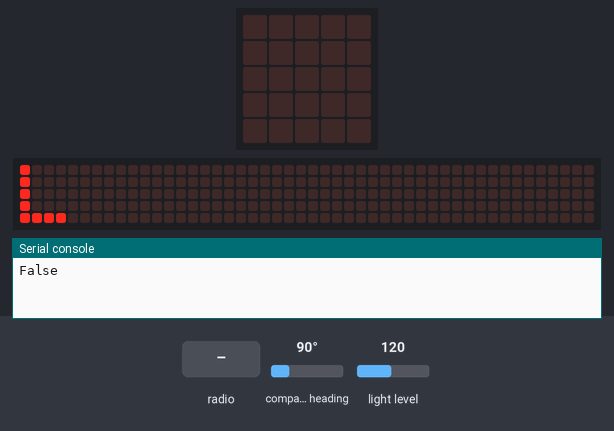
Bench run of a program on a simulated BBC micro:bit running MicroPython. On the bench: the board's 5×5 LED display, a strip that is not on the board, showing the scrolling text unrolled, the last lines printed to the serial console. The test bench sets the inputs (shaded band); at power-on: compass heading 90°, light level 120. Random numbers come from a fixed seed; no radio messages arrive unless stated (any console line starting 'radio sent:' is added by the test bench); the 48×5 strip is a reading aid, not a part: it shows the text the display is scrolling, unrolled, one strip-width of it at a time; the compass is already calibrated.

Above: at 7.57 s.
8.2 s: radio message "fun" arrives
At 8.27 s:
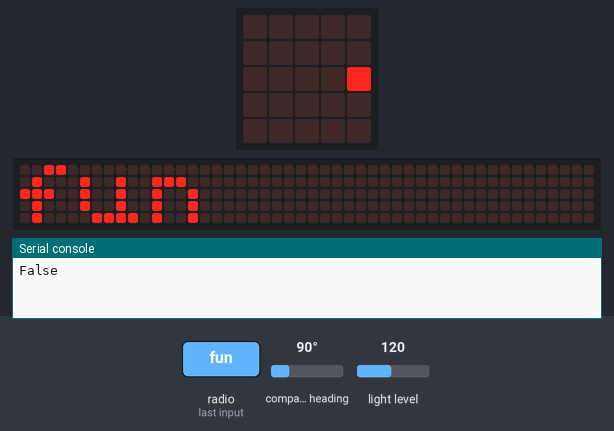
10.1 s: radio message "boring" arrives
At 18.92 s:
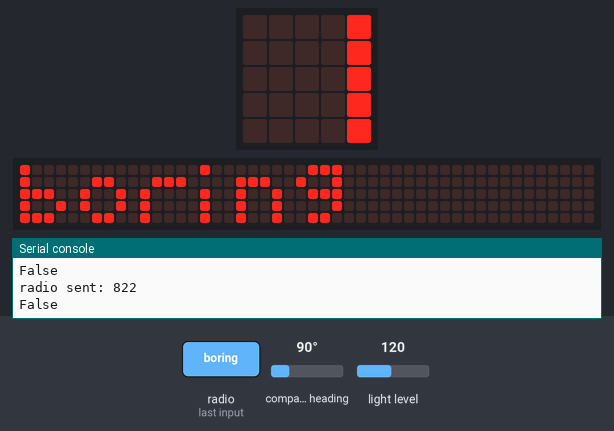
At 31.8 s:
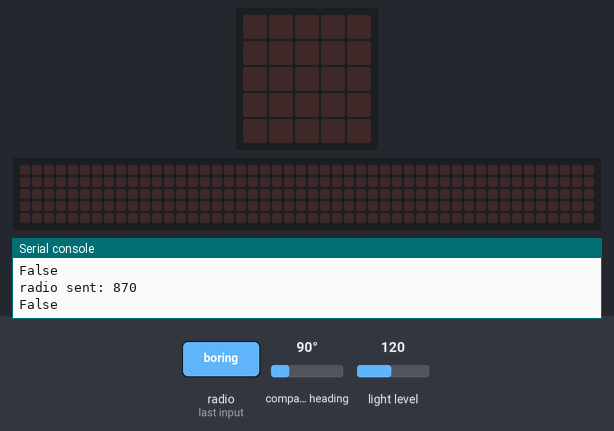

The program:

Magic_Number_Hacking_Node.py
```python
# -----------------------------------------------------------------------------
# Author: Pedram Keyani
# Email: pedram@openai.com
# Date: 2024-09-10
#
# Description:
# Magic Number Hacking Node. Remove comments before sharing with
# students. The variable names, initialization and logic to get the
# number area all intended to provide fun challenges that a team has
# to overcome.
# -----------------------------------------------------------------------------

from microbit import *
import radio
import random

# Terrible variable names just simulates what it looks like
# when you reverse engineer systems and have to keep meticulous
# notes on complex state

# Make the channel and power level vary to force them to probe
# the system. They will spend a lot of time in the dark about if
# they are getting it right.
# For an extra hard version, we could add an additional honeypot
# node that just returns random numbers
# Another idea to make it harder is to have the channel change after
# every 5-10 requests that it handles. This will mean that an attacker
# will have to be confident about how they understand the protocol
# before engaging with the system or else they will have to hunt for
# it again
tree = random.randint(0,100)
stew = random.randint(2, 7)
# Just to confuse things. To make it harder, you could add
# some fun logic that gets called in random ways but the output
# doesn't do anything
flag = compass.heading()

radio.config(group = tree, power = stew)
radio.on()

magic_number = random.randint(1,1000)
poison_number = random.randint(1,1000)

# low light + fun = correct number
# high light + boring = correct number + 2
# everything else gets a garbage number
def radio_wait():
    soccer = poison_number
    while True:
        light = radio.receive()
        if light:
            display.scroll(light)
            break
    if light == 'fun' and display.read_light_level() < 100:
        soccer = magic_number
    if light == 'boring' and display.read_light_level() >= 100:
       soccer = magic_number + 2
    radio.send(str(soccer))
    return

# Code in a 'while True:' loop repeats forever
while True:
    print(accelerometer.was_gesture('up'))
    display.scroll(magic_number)
#    sleep(200)
    display.scroll(poison_number)
    display.scroll('L')
    radio_wait()
```

Measured:
- after the input at 8.2 s, the display: changes at once (image 1)
